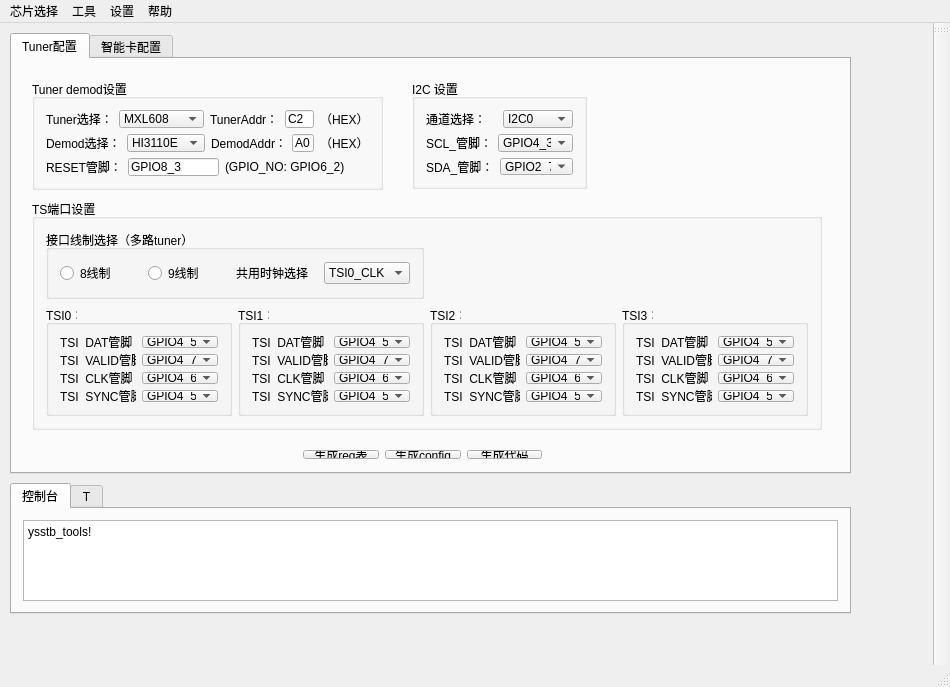
<?xml version="1.0" encoding="UTF-8"?>
<ui version="4.0">
 <class>MainWindow</class>
 <widget class="QMainWindow" name="MainWindow">
  <property name="geometry">
   <rect>
    <x>0</x>
    <y>0</y>
    <width>950</width>
    <height>687</height>
   </rect>
  </property>
  <property name="windowTitle">
   <string>MainWindow</string>
  </property>
  <widget class="QWidget" name="centralWidget">
   <widget class="QTabWidget" name="tabWidget">
    <property name="geometry">
     <rect>
      <x>10</x>
      <y>10</y>
      <width>841</width>
      <height>441</height>
     </rect>
    </property>
    <property name="whatsThis">
     <string>&lt;html&gt;&lt;head/&gt;&lt;body&gt;&lt;p&gt;&lt;br/&gt;&lt;/p&gt;&lt;/body&gt;&lt;/html&gt;</string>
    </property>
    <property name="currentIndex">
     <number>0</number>
    </property>
    <widget class="QWidget" name="tab">
     <attribute name="title">
      <string>Tuner配置</string>
     </attribute>
     <widget class="QGroupBox" name="TSI_port_set">
      <property name="geometry">
       <rect>
        <x>20</x>
        <y>140</y>
        <width>790</width>
        <height>231</height>
       </rect>
      </property>
      <property name="title">
       <string>TS端口设置</string>
      </property>
      <layout class="QGridLayout" name="gridLayout_7">
       <item row="1" column="0">
        <widget class="QGroupBox" name="TSI0_pinmux">
         <property name="title">
          <string>TSI0：</string>
         </property>
         <layout class="QGridLayout" name="gridLayout_3">
          <item row="0" column="0">
           <layout class="QVBoxLayout" name="verticalLayout">
            <item>
             <layout class="QHBoxLayout" name="horizontalLayout_4">
              <item>
               <widget class="QLabel" name="label_5">
                <property name="text">
                 <string>TSI_DAT管脚：</string>
                </property>
               </widget>
              </item>
              <item>
               <widget class="QComboBox" name="tsi0_dat_comboBox">
                <item>
                 <property name="text">
                  <string>GPIO4_5</string>
                 </property>
                </item>
                <item>
                 <property name="text">
                  <string>GPIO4_6</string>
                 </property>
                </item>
                <item>
                 <property name="text">
                  <string>GPIO6_1</string>
                 </property>
                </item>
               </widget>
              </item>
             </layout>
            </item>
            <item>
             <layout class="QHBoxLayout" name="horizontalLayout_7">
              <item>
               <widget class="QLabel" name="label_8">
                <property name="text">
                 <string>TSI_VALID管脚：</string>
                </property>
               </widget>
              </item>
              <item>
               <widget class="QComboBox" name="tsi0_valid_comboBox">
                <item>
                 <property name="text">
                  <string>GPIO4_7</string>
                 </property>
                </item>
                <item>
                 <property name="text">
                  <string>GPIO6_0</string>
                 </property>
                </item>
               </widget>
              </item>
             </layout>
            </item>
            <item>
             <layout class="QHBoxLayout" name="horizontalLayout_6">
              <item>
               <widget class="QLabel" name="label_7">
                <property name="text">
                 <string>TSI_CLK管脚：</string>
                </property>
               </widget>
              </item>
              <item>
               <widget class="QComboBox" name="tsi0_clk_comboBox">
                <item>
                 <property name="text">
                  <string>GPIO4_6</string>
                 </property>
                </item>
                <item>
                 <property name="text">
                  <string>GPIO4_7</string>
                 </property>
                </item>
                <item>
                 <property name="text">
                  <string>GPIO6_2</string>
                 </property>
                </item>
               </widget>
              </item>
             </layout>
            </item>
            <item>
             <layout class="QHBoxLayout" name="horizontalLayout_5">
              <item>
               <widget class="QLabel" name="label_6">
                <property name="text">
                 <string>TSI_SYNC管脚：</string>
                </property>
               </widget>
              </item>
              <item>
               <widget class="QComboBox" name="tsi0_sync_comboBox">
                <item>
                 <property name="text">
                  <string>GPIO4_5</string>
                 </property>
                </item>
               </widget>
              </item>
             </layout>
            </item>
           </layout>
          </item>
         </layout>
        </widget>
       </item>
       <item row="1" column="2">
        <widget class="QGroupBox" name="TSI2_pinmux">
         <property name="title">
          <string>TSI2：</string>
         </property>
         <layout class="QGridLayout" name="gridLayout_5">
          <item row="0" column="0">
           <layout class="QVBoxLayout" name="verticalLayout_3">
            <item>
             <layout class="QHBoxLayout" name="horizontalLayout_20">
              <item>
               <widget class="QLabel" name="label_20">
                <property name="text">
                 <string>TSI_DAT管脚：</string>
                </property>
               </widget>
              </item>
              <item>
               <widget class="QComboBox" name="tsi2_dat_comboBox">
                <item>
                 <property name="text">
                  <string>GPIO4_5</string>
                 </property>
                </item>
                <item>
                 <property name="text">
                  <string>GPIO4_6</string>
                 </property>
                </item>
                <item>
                 <property name="text">
                  <string>GPIO6_1</string>
                 </property>
                </item>
               </widget>
              </item>
             </layout>
            </item>
            <item>
             <layout class="QHBoxLayout" name="horizontalLayout_21">
              <item>
               <widget class="QLabel" name="label_21">
                <property name="text">
                 <string>TSI_VALID管脚：</string>
                </property>
               </widget>
              </item>
              <item>
               <widget class="QComboBox" name="tsi2_valid_comboBox">
                <item>
                 <property name="text">
                  <string>GPIO4_7</string>
                 </property>
                </item>
                <item>
                 <property name="text">
                  <string>GPIO6_0</string>
                 </property>
                </item>
               </widget>
              </item>
             </layout>
            </item>
            <item>
             <layout class="QHBoxLayout" name="horizontalLayout_19">
              <item>
               <widget class="QLabel" name="label_19">
                <property name="text">
                 <string>TSI_CLK管脚：</string>
                </property>
               </widget>
              </item>
              <item>
               <widget class="QComboBox" name="tsi2_clk_comboBox">
                <item>
                 <property name="text">
                  <string>GPIO4_6</string>
                 </property>
                </item>
                <item>
                 <property name="text">
                  <string>GPIO4_7</string>
                 </property>
                </item>
                <item>
                 <property name="text">
                  <string>GPIO6_2</string>
                 </property>
                </item>
               </widget>
              </item>
             </layout>
            </item>
            <item>
             <layout class="QHBoxLayout" name="horizontalLayout_22">
              <item>
               <widget class="QLabel" name="label_22">
                <property name="text">
                 <string>TSI_SYNC管脚：</string>
                </property>
               </widget>
              </item>
              <item>
               <widget class="QComboBox" name="tsi2_sync_comboBox">
                <item>
                 <property name="text">
                  <string>GPIO4_5</string>
                 </property>
                </item>
               </widget>
              </item>
             </layout>
            </item>
           </layout>
          </item>
         </layout>
        </widget>
       </item>
       <item row="1" column="1">
        <widget class="QGroupBox" name="TSI1_pinmux">
         <property name="title">
          <string>TSI1：</string>
         </property>
         <layout class="QGridLayout" name="gridLayout_4">
          <item row="0" column="0">
           <layout class="QVBoxLayout" name="verticalLayout_2">
            <item>
             <layout class="QHBoxLayout" name="horizontalLayout_16">
              <item>
               <widget class="QLabel" name="label_16">
                <property name="text">
                 <string>TSI_DAT管脚：</string>
                </property>
               </widget>
              </item>
              <item>
               <widget class="QComboBox" name="tsi1_dat_comboBox">
                <item>
                 <property name="text">
                  <string>GPIO4_5</string>
                 </property>
                </item>
                <item>
                 <property name="text">
                  <string>GPIO4_6</string>
                 </property>
                </item>
                <item>
                 <property name="text">
                  <string>GPIO6_1</string>
                 </property>
                </item>
               </widget>
              </item>
             </layout>
            </item>
            <item>
             <layout class="QHBoxLayout" name="horizontalLayout_17">
              <item>
               <widget class="QLabel" name="label_17">
                <property name="text">
                 <string>TSI_VALID管脚：</string>
                </property>
               </widget>
              </item>
              <item>
               <widget class="QComboBox" name="tsi1_valid_comboBox">
                <item>
                 <property name="text">
                  <string>GPIO4_7</string>
                 </property>
                </item>
                <item>
                 <property name="text">
                  <string>GPIO6_0</string>
                 </property>
                </item>
               </widget>
              </item>
             </layout>
            </item>
            <item>
             <layout class="QHBoxLayout" name="horizontalLayout_15">
              <item>
               <widget class="QLabel" name="label_15">
                <property name="text">
                 <string>TSI_CLK管脚：</string>
                </property>
               </widget>
              </item>
              <item>
               <widget class="QComboBox" name="tsi1_clk_comboBox">
                <item>
                 <property name="text">
                  <string>GPIO4_6</string>
                 </property>
                </item>
                <item>
                 <property name="text">
                  <string>GPIO4_7</string>
                 </property>
                </item>
                <item>
                 <property name="text">
                  <string>GPIO6_2</string>
                 </property>
                </item>
               </widget>
              </item>
             </layout>
            </item>
            <item>
             <layout class="QHBoxLayout" name="horizontalLayout_18">
              <item>
               <widget class="QLabel" name="label_18">
                <property name="text">
                 <string>TSI_SYNC管脚：</string>
                </property>
               </widget>
              </item>
              <item>
               <widget class="QComboBox" name="tsi1_sync_comboBox">
                <item>
                 <property name="text">
                  <string>GPIO4_5</string>
                 </property>
                </item>
               </widget>
              </item>
             </layout>
            </item>
           </layout>
          </item>
         </layout>
        </widget>
       </item>
       <item row="1" column="3">
        <widget class="QGroupBox" name="TSI3_pinmux">
         <property name="title">
          <string>TSI3：</string>
         </property>
         <layout class="QGridLayout" name="gridLayout_6">
          <item row="0" column="0">
           <layout class="QVBoxLayout" name="verticalLayout_4">
            <item>
             <layout class="QHBoxLayout" name="horizontalLayout_24">
              <item>
               <widget class="QLabel" name="label_24">
                <property name="text">
                 <string>TSI_DAT管脚：</string>
                </property>
               </widget>
              </item>
              <item>
               <widget class="QComboBox" name="tsi3_dat_comboBox">
                <item>
                 <property name="text">
                  <string>GPIO4_5</string>
                 </property>
                </item>
                <item>
                 <property name="text">
                  <string>GPIO4_6</string>
                 </property>
                </item>
                <item>
                 <property name="text">
                  <string>GPIO6_1</string>
                 </property>
                </item>
               </widget>
              </item>
             </layout>
            </item>
            <item>
             <layout class="QHBoxLayout" name="horizontalLayout_25">
              <item>
               <widget class="QLabel" name="label_25">
                <property name="text">
                 <string>TSI_VALID管脚：</string>
                </property>
               </widget>
              </item>
              <item>
               <widget class="QComboBox" name="tsi3_valid_comboBox">
                <item>
                 <property name="text">
                  <string>GPIO4_7</string>
                 </property>
                </item>
                <item>
                 <property name="text">
                  <string>GPIO6_0</string>
                 </property>
                </item>
               </widget>
              </item>
             </layout>
            </item>
            <item>
             <layout class="QHBoxLayout" name="horizontalLayout_23">
              <item>
               <widget class="QLabel" name="label_23">
                <property name="text">
                 <string>TSI_CLK管脚：</string>
                </property>
               </widget>
              </item>
              <item>
               <widget class="QComboBox" name="tsi3_clk_comboBox">
                <item>
                 <property name="text">
                  <string>GPIO4_6</string>
                 </property>
                </item>
                <item>
                 <property name="text">
                  <string>GPIO4_7</string>
                 </property>
                </item>
                <item>
                 <property name="text">
                  <string>GPIO6_2</string>
                 </property>
                </item>
               </widget>
              </item>
             </layout>
            </item>
            <item>
             <layout class="QHBoxLayout" name="horizontalLayout_26">
              <item>
               <widget class="QLabel" name="label_26">
                <property name="text">
                 <string>TSI_SYNC管脚：</string>
                </property>
               </widget>
              </item>
              <item>
               <widget class="QComboBox" name="tsi3_sync_comboBox">
                <item>
                 <property name="text">
                  <string>GPIO4_5</string>
                 </property>
                </item>
               </widget>
              </item>
             </layout>
            </item>
           </layout>
          </item>
         </layout>
        </widget>
       </item>
       <item row="0" column="0" colspan="2">
        <widget class="QGroupBox" name="tuner_intf_set">
         <property name="title">
          <string>接口线制选择（多路tuner）</string>
         </property>
         <layout class="QHBoxLayout" name="horizontalLayout_27">
          <item>
           <widget class="QRadioButton" name="eight_line_radioButton">
            <property name="text">
             <string>8线制</string>
            </property>
           </widget>
          </item>
          <item>
           <widget class="QRadioButton" name="nine_line_radioButton">
            <property name="text">
             <string>9线制</string>
            </property>
           </widget>
          </item>
          <item>
           <widget class="QLabel" name="clk_share">
            <property name="text">
             <string>共用时钟选择</string>
            </property>
           </widget>
          </item>
          <item>
           <widget class="QComboBox" name="clk_share_comboBox">
            <item>
             <property name="text">
              <string>TSI0_CLK</string>
             </property>
            </item>
            <item>
             <property name="text">
              <string>TSI1_CLK</string>
             </property>
            </item>
            <item>
             <property name="text">
              <string>TSI2_CLK</string>
             </property>
            </item>
            <item>
             <property name="text">
              <string>TSI3_CLK</string>
             </property>
            </item>
           </widget>
          </item>
         </layout>
        </widget>
       </item>
      </layout>
     </widget>
     <widget class="QGroupBox" name="I2C_set">
      <property name="geometry">
       <rect>
        <x>400</x>
        <y>20</y>
        <width>175</width>
        <height>110</height>
       </rect>
      </property>
      <property name="title">
       <string>I2C 设置</string>
      </property>
      <layout class="QGridLayout" name="gridLayout_2">
       <item row="0" column="0">
        <layout class="QHBoxLayout" name="horizontalLayout">
         <item>
          <widget class="QLabel" name="label_2">
           <property name="text">
            <string>通道选择：</string>
           </property>
          </widget>
         </item>
         <item>
          <widget class="QComboBox" name="i2c_chnl_comboBox">
           <item>
            <property name="text">
             <string>I2C0</string>
            </property>
           </item>
           <item>
            <property name="text">
             <string>I2C1</string>
            </property>
           </item>
           <item>
            <property name="text">
             <string>I2C2</string>
            </property>
           </item>
          </widget>
         </item>
        </layout>
       </item>
       <item row="1" column="0">
        <layout class="QHBoxLayout" name="horizontalLayout_2">
         <item>
          <widget class="QLabel" name="label_3">
           <property name="text">
            <string>SCL_管脚：</string>
           </property>
          </widget>
         </item>
         <item>
          <widget class="QComboBox" name="i2c_scl_pin_comboBox">
           <item>
            <property name="text">
             <string>GPIO4_3</string>
            </property>
           </item>
           <item>
            <property name="text">
             <string>GPIO4_5</string>
            </property>
           </item>
           <item>
            <property name="text">
             <string>GPIO6_0</string>
            </property>
           </item>
           <item>
            <property name="text">
             <string>GPIO6_1</string>
            </property>
           </item>
           <item>
            <property name="text">
             <string>JTAG_TRSTN</string>
            </property>
           </item>
           <item>
            <property name="text">
             <string>PMC_GPU0</string>
            </property>
           </item>
          </widget>
         </item>
        </layout>
       </item>
       <item row="2" column="0">
        <layout class="QHBoxLayout" name="horizontalLayout_3">
         <item>
          <widget class="QLabel" name="label_4">
           <property name="text">
            <string>SDA_管脚：</string>
           </property>
          </widget>
         </item>
         <item>
          <widget class="QComboBox" name="i2c_sda_pin_comboBox">
           <item>
            <property name="text">
             <string>GPIO2_7</string>
            </property>
           </item>
           <item>
            <property name="text">
             <string>GPIO4_4</string>
            </property>
           </item>
           <item>
            <property name="text">
             <string>GPIO6_1</string>
            </property>
           </item>
           <item>
            <property name="text">
             <string>GPIO6_2</string>
            </property>
           </item>
           <item>
            <property name="text">
             <string>PMC_CORE0</string>
            </property>
           </item>
          </widget>
         </item>
        </layout>
       </item>
      </layout>
     </widget>
     <widget class="QGroupBox" name="Tuner_demod_set">
      <property name="geometry">
       <rect>
        <x>20</x>
        <y>20</y>
        <width>351</width>
        <height>111</height>
       </rect>
      </property>
      <property name="title">
       <string>Tuner demod设置</string>
      </property>
      <layout class="QGridLayout" name="gridLayout">
       <item row="0" column="0">
        <layout class="QHBoxLayout" name="horizontalLayout_12">
         <item>
          <layout class="QHBoxLayout" name="horizontalLayout_10">
           <item>
            <widget class="QLabel" name="label">
             <property name="text">
              <string>Tuner选择：</string>
             </property>
            </widget>
           </item>
           <item>
            <widget class="QComboBox" name="tuner_select_comboBox">
             <item>
              <property name="text">
               <string>MXL608</string>
              </property>
             </item>
             <item>
              <property name="text">
               <string>R836</string>
              </property>
             </item>
             <item>
              <property name="text">
               <string>R858</string>
              </property>
             </item>
             <item>
              <property name="text">
               <string>MXL214C</string>
              </property>
             </item>
             <item>
              <property name="text">
               <string>MXL254C</string>
              </property>
             </item>
            </widget>
           </item>
          </layout>
         </item>
         <item>
          <layout class="QHBoxLayout" name="horizontalLayout_9">
           <item>
            <widget class="QLabel" name="label_9">
             <property name="text">
              <string>TunerAddr：</string>
             </property>
            </widget>
           </item>
           <item>
            <widget class="QLineEdit" name="tuner_addr_lineEdit">
             <property name="text">
              <string>C2</string>
             </property>
            </widget>
           </item>
           <item>
            <widget class="QLabel" name="label_13">
             <property name="text">
              <string>（HEX）</string>
             </property>
            </widget>
           </item>
          </layout>
         </item>
        </layout>
       </item>
       <item row="1" column="0">
        <layout class="QHBoxLayout" name="horizontalLayout_13">
         <item>
          <layout class="QHBoxLayout" name="horizontalLayout_8">
           <item>
            <widget class="QLabel" name="label_10">
             <property name="text">
              <string>Demod选择：</string>
             </property>
            </widget>
           </item>
           <item>
            <widget class="QComboBox" name="demod_select_comboBox">
             <item>
              <property name="text">
               <string>HI3110E</string>
              </property>
             </item>
            </widget>
           </item>
          </layout>
         </item>
         <item>
          <layout class="QHBoxLayout" name="horizontalLayout_11">
           <item>
            <widget class="QLabel" name="label_11">
             <property name="text">
              <string>DemodAddr：</string>
             </property>
            </widget>
           </item>
           <item>
            <widget class="QLineEdit" name="demod_addr_lineEdit">
             <property name="text">
              <string>A0</string>
             </property>
            </widget>
           </item>
           <item>
            <widget class="QLabel" name="label_14">
             <property name="text">
              <string>（HEX）</string>
             </property>
            </widget>
           </item>
          </layout>
         </item>
        </layout>
       </item>
       <item row="2" column="0">
        <layout class="QHBoxLayout" name="horizontalLayout_33">
         <item>
          <widget class="QLabel" name="label_31">
           <property name="text">
            <string>RESET管脚：</string>
           </property>
          </widget>
         </item>
         <item>
          <widget class="QLineEdit" name="gpio_reset_lineEdit">
           <property name="text">
            <string>GPIO8_3</string>
           </property>
          </widget>
         </item>
         <item>
          <widget class="QLabel" name="label_32">
           <property name="text">
            <string>(GPIO_NO: GPIO6_2)</string>
           </property>
          </widget>
         </item>
         <item>
          <spacer name="horizontalSpacer">
           <property name="orientation">
            <enum>Qt::Horizontal</enum>
           </property>
           <property name="sizeHint" stdset="0">
            <size>
             <width>40</width>
             <height>20</height>
            </size>
           </property>
          </spacer>
         </item>
        </layout>
       </item>
      </layout>
     </widget>
     <widget class="QWidget" name="">
      <property name="geometry">
       <rect>
        <x>280</x>
        <y>380</y>
        <width>261</width>
        <height>31</height>
       </rect>
      </property>
      <layout class="QHBoxLayout" name="horizontalLayout_32">
       <item>
        <widget class="QPushButton" name="gen_regtable_btn">
         <property name="text">
          <string>生成reg表</string>
         </property>
        </widget>
       </item>
       <item>
        <widget class="QPushButton" name="gen_config_btn">
         <property name="text">
          <string>生成config</string>
         </property>
        </widget>
       </item>
       <item>
        <widget class="QPushButton" name="gen_code_btn">
         <property name="text">
          <string>生成代码</string>
         </property>
        </widget>
       </item>
      </layout>
     </widget>
     <zorder>TSI_port_set</zorder>
     <zorder>I2C_set</zorder>
     <zorder>TSI_port_set</zorder>
     <zorder>I2C_set</zorder>
     <zorder>Tuner_demod_set</zorder>
     <zorder>layoutWidget</zorder>
     <zorder>layoutWidget</zorder>
     <zorder>layoutWidget</zorder>
     <zorder>layoutWidget</zorder>
     <zorder>gen_regtable_btn</zorder>
     <zorder>gen_config_btn</zorder>
     <zorder>gen_code_btn</zorder>
     <zorder>gpio_reset_lineEdit</zorder>
     <zorder>label_32</zorder>
     <zorder>label_31</zorder>
    </widget>
    <widget class="QWidget" name="tab_2">
     <attribute name="title">
      <string>智能卡配置</string>
     </attribute>
     <widget class="QGroupBox" name="groupBox_3">
      <property name="geometry">
       <rect>
        <x>20</x>
        <y>30</y>
        <width>182</width>
        <height>161</height>
       </rect>
      </property>
      <property name="title">
       <string>SIM 设置</string>
      </property>
      <layout class="QGridLayout" name="gridLayout_8">
       <item row="0" column="0">
        <layout class="QHBoxLayout" name="horizontalLayout_14">
         <item>
          <widget class="QLabel" name="label_12">
           <property name="text">
            <string>SCI_CLK模式：</string>
           </property>
          </widget>
         </item>
         <item>
          <widget class="QComboBox" name="comboBox_10">
           <item>
            <property name="text">
             <string>CMOS</string>
            </property>
           </item>
           <item>
            <property name="text">
             <string>OD</string>
            </property>
           </item>
          </widget>
         </item>
        </layout>
       </item>
       <item row="1" column="0">
        <layout class="QHBoxLayout" name="horizontalLayout_28">
         <item>
          <widget class="QLabel" name="label_27">
           <property name="text">
            <string>SCI_VCCEN模式：</string>
           </property>
          </widget>
         </item>
         <item>
          <widget class="QComboBox" name="comboBox_24">
           <item>
            <property name="text">
             <string>CMOS</string>
            </property>
           </item>
           <item>
            <property name="text">
             <string>OD</string>
            </property>
           </item>
          </widget>
         </item>
        </layout>
       </item>
       <item row="2" column="0">
        <layout class="QHBoxLayout" name="horizontalLayout_29">
         <item>
          <widget class="QLabel" name="label_28">
           <property name="text">
            <string>SCI_RESET模式：</string>
           </property>
          </widget>
         </item>
         <item>
          <widget class="QComboBox" name="comboBox_25">
           <item>
            <property name="text">
             <string>CMOS</string>
            </property>
           </item>
           <item>
            <property name="text">
             <string>OD</string>
            </property>
           </item>
          </widget>
         </item>
        </layout>
       </item>
       <item row="3" column="0">
        <layout class="QHBoxLayout" name="horizontalLayout_30">
         <item>
          <widget class="QLabel" name="label_29">
           <property name="text">
            <string>SCI_VCCEN电平：</string>
           </property>
          </widget>
         </item>
         <item>
          <widget class="QComboBox" name="comboBox_26">
           <item>
            <property name="text">
             <string>高电平</string>
            </property>
           </item>
           <item>
            <property name="text">
             <string>低电平</string>
            </property>
           </item>
          </widget>
         </item>
        </layout>
       </item>
       <item row="4" column="0">
        <layout class="QHBoxLayout" name="horizontalLayout_31">
         <item>
          <widget class="QLabel" name="label_30">
           <property name="text">
            <string>SCI_DETECT电平：</string>
           </property>
          </widget>
         </item>
         <item>
          <widget class="QComboBox" name="comboBox_27">
           <item>
            <property name="text">
             <string>高电平</string>
            </property>
           </item>
           <item>
            <property name="text">
             <string>低电平</string>
            </property>
           </item>
          </widget>
         </item>
        </layout>
       </item>
      </layout>
     </widget>
    </widget>
   </widget>
   <widget class="QTabWidget" name="tabWidget_2">
    <property name="geometry">
     <rect>
      <x>10</x>
      <y>460</y>
      <width>841</width>
      <height>131</height>
     </rect>
    </property>
    <property name="currentIndex">
     <number>0</number>
    </property>
    <widget class="QWidget" name="tab_3">
     <attribute name="title">
      <string>控制台</string>
     </attribute>
     <layout class="QGridLayout" name="gridLayout_9">
      <item row="0" column="0">
       <widget class="QPlainTextEdit" name="logTextEdit">
        <property name="plainText">
         <string>ysstb_tools!</string>
        </property>
       </widget>
      </item>
     </layout>
    </widget>
    <widget class="QWidget" name="tab_4">
     <attribute name="title">
      <string>T</string>
     </attribute>
    </widget>
   </widget>
  </widget>
  <widget class="QMenuBar" name="menuBar">
   <property name="geometry">
    <rect>
     <x>0</x>
     <y>0</y>
     <width>950</width>
     <height>23</height>
    </rect>
   </property>
   <widget class="QMenu" name="menuYTool_V1_0">
    <property name="title">
     <string>芯片选择</string>
    </property>
    <addaction name="actionHI3798MV200"/>
    <addaction name="actionHI3798CV200"/>
    <addaction name="actionHI3798MV100"/>
    <addaction name="actionHI3796MV100"/>
    <addaction name="actionHI3798MV300"/>
   </widget>
   <widget class="QMenu" name="menu">
    <property name="title">
     <string>工具</string>
    </property>
    <addaction name="actionPinmux"/>
    <addaction name="action"/>
   </widget>
   <widget class="QMenu" name="menu_2">
    <property name="title">
     <string>设置</string>
    </property>
   </widget>
   <widget class="QMenu" name="menu_3">
    <property name="title">
     <string>帮助</string>
    </property>
    <addaction name="actionF1"/>
   </widget>
   <addaction name="menuYTool_V1_0"/>
   <addaction name="menu"/>
   <addaction name="menu_2"/>
   <addaction name="menu_3"/>
  </widget>
  <widget class="QToolBar" name="mainToolBar">
   <attribute name="toolBarArea">
    <enum>RightToolBarArea</enum>
   </attribute>
   <attribute name="toolBarBreak">
    <bool>true</bool>
   </attribute>
  </widget>
  <widget class="QStatusBar" name="statusBar"/>
  <action name="actionHI3798MV200">
   <property name="text">
    <string>HI3798MV200</string>
   </property>
  </action>
  <action name="actionHI3798CV200">
   <property name="text">
    <string>HI3798CV200</string>
   </property>
  </action>
  <action name="actionHI3798MV100">
   <property name="text">
    <string>HI3798MV100</string>
   </property>
  </action>
  <action name="actionHI3796MV100">
   <property name="text">
    <string>HI3796MV100</string>
   </property>
  </action>
  <action name="actionHI3798MV300">
   <property name="text">
    <string>HI3798MV300</string>
   </property>
  </action>
  <action name="actionPinmux">
   <property name="text">
    <string>管脚复用</string>
   </property>
  </action>
  <action name="action">
   <property name="text">
    <string>寄存器速查</string>
   </property>
  </action>
  <action name="actionF1">
   <property name="text">
    <string>help</string>
   </property>
  </action>
 </widget>
 <layoutdefault spacing="6" margin="11"/>
 <resources/>
 <connections/>
</ui>
